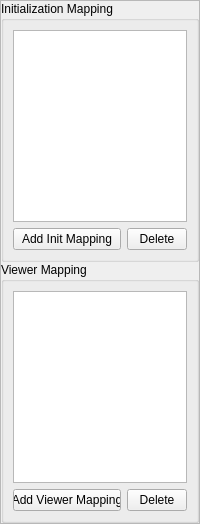
         <widget class="QFrame" name="fr_mappings">
          <property name="minimumSize">
           <size>
            <width>200</width>
            <height>0</height>
           </size>
          </property>
          <property name="maximumSize">
           <size>
            <width>200</width>
            <height>16777215</height>
           </size>
          </property>
          <property name="frameShape">
           <enum>QFrame::StyledPanel</enum>
          </property>
          <property name="frameShadow">
           <enum>QFrame::Raised</enum>
          </property>
          <layout class="QVBoxLayout" name="verticalLayout_8">
           <property name="spacing">
            <number>0</number>
           </property>
           <property name="leftMargin">
            <number>0</number>
           </property>
           <property name="topMargin">
            <number>0</number>
           </property>
           <property name="rightMargin">
            <number>0</number>
           </property>
           <property name="bottomMargin">
            <number>0</number>
           </property>
           <item>
            <widget class="QGroupBox" name="gb_initialization_mapping">
             <property name="title">
              <string>Initialization Mapping</string>
             </property>
             <layout class="QGridLayout" name="gridLayout_29">
              <item row="1" column="0">
               <widget class="QPushButton" name="pb_add_init_mapping">
                <property name="sizePolicy">
                 <sizepolicy hsizetype="Expanding" vsizetype="Fixed">
                  <horstretch>0</horstretch>
                  <verstretch>0</verstretch>
                 </sizepolicy>
                </property>
                <property name="text">
                 <string>Add Init Mapping</string>
                </property>
               </widget>
              </item>
              <item row="0" column="0" colspan="2">
               <widget class="QListWidget" name="lw_initialization_mappings"/>
              </item>
              <item row="1" column="1">
               <widget class="QPushButton" name="pb_delete_init_mapping">
                <property name="sizePolicy">
                 <sizepolicy hsizetype="Fixed" vsizetype="Fixed">
                  <horstretch>0</horstretch>
                  <verstretch>0</verstretch>
                 </sizepolicy>
                </property>
                <property name="maximumSize">
                 <size>
                  <width>60</width>
                  <height>16777215</height>
                 </size>
                </property>
                <property name="text">
                 <string>Delete</string>
                </property>
               </widget>
              </item>
             </layout>
            </widget>
           </item>
           <item>
            <widget class="QGroupBox" name="gb_viewer_mapping">
             <property name="title">
              <string>Viewer Mapping</string>
             </property>
             <layout class="QGridLayout" name="gridLayout_30">
              <item row="0" column="0" colspan="2">
               <widget class="QListWidget" name="lw_viewer_mapping"/>
              </item>
              <item row="1" column="0">
               <widget class="QPushButton" name="pb_add_viewer_mapping">
                <property name="sizePolicy">
                 <sizepolicy hsizetype="Expanding" vsizetype="Fixed">
                  <horstretch>0</horstretch>
                  <verstretch>0</verstretch>
                 </sizepolicy>
                </property>
                <property name="text">
                 <string>Add Viewer Mapping</string>
                </property>
               </widget>
              </item>
              <item row="1" column="1">
               <widget class="QPushButton" name="pb_delete_viewer_mapping">
                <property name="sizePolicy">
                 <sizepolicy hsizetype="Fixed" vsizetype="Fixed">
                  <horstretch>0</horstretch>
                  <verstretch>0</verstretch>
                 </sizepolicy>
                </property>
                <property name="maximumSize">
                 <size>
                  <width>60</width>
                  <height>16777215</height>
                 </size>
                </property>
                <property name="text">
                 <string>Delete</string>
                </property>
               </widget>
              </item>
             </layout>
            </widget>
           </item>
          </layout>
         </widget>
